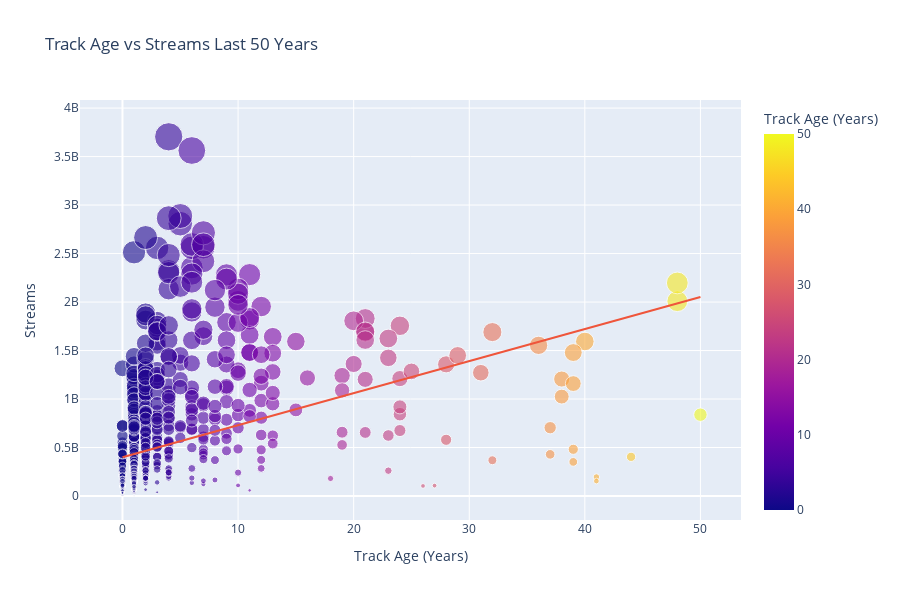

The notebook cell this image was saved under:
### Markdown cell above
### Insights from Track Age vs Streams (Last 50 Years)

The scatter plot of track age versus streams reveals more nuanced patterns regarding Spotify listening behavior:

- **Dominance of Recent Hits**: Tracks released within the last 5–6 years dominate the top streaming numbers. For instance, *Blinding Lights* (4 years old) with over 3.7 billion streams, *Shape of You* (6 years old) with 3.56 billion, and *Someone You Loved* (5 years old) with 2.88 billion streams exemplify the strong correlation between recency and streaming performance. This highlights the impact of Spotify’s recommendation algorithms, playlist placements, and contemporary marketing strategies on driving massive streams for recent hits.

- **Resilience of Classics**: Despite the prevalence of recent tracks, older songs maintain significant streaming numbers. *Riptide* (48 years old) with 2 billion streams and *Bohemian Rhapsody* (48 years old) with 2.19 billion streams demonstrate that iconic or culturally significant tracks continue to attract listeners across generations. Even 50-year-old tracks like *Dream On* achieve over 830 million streams, emphasizing the enduring appeal of timeless music.

- **High Variance Among Mid-Age Tracks**: Tracks aged between 10 and 40 years show a wide dispersion in streaming numbers. Some tracks, like *Pass The Dutchie* (41 years old, ~196 million streams), retain moderate popularity, while many others accumulate relatively fewer streams. This indicates that longevity alone does not guarantee high engagement; cultural relevance, rediscovery via media, and playlist features influence mid-aged track popularity.

- **Exponential Skew in Stream Distribution**: The dataset demonstrates a strong right-skew, with a small subset of tracks accumulating billions of streams while the majority remain below 100 million. This reflects the Pareto-like distribution of popularity in digital music platforms, where a few top-performing tracks capture the lion’s share of listener attention.

- **Recency Effect vs Legacy Effect**: The top 10 streamed tracks are predominantly recent releases (0–6 years old), showcasing the recency effect, new content benefits from immediate exposure and algorithmic promotion. Conversely, older tracks achieve high streams primarily through legacy effects: cultural significance, historical popularity, and continued relevance across generations.

- **Insights for Strategic Decisions**: For artists and labels, this analysis indicates that new releases can rapidly accumulate streams if supported by strong promotional strategies, while legacy tracks can remain monetizable assets through curated playlists, covers, and media features. Streaming longevity for older tracks is highly selective, rewarding only those with enduring cultural impact.

In conclusion, the detailed scatter and sorted data confirm that Spotify streaming success is driven by a combination of recency and enduring appeal. While the platform heavily favors new releases, iconic tracks from previous decades continue to secure substantial engagement, highlighting the dual dynamics of modern and classic music consumption.

### Code cell
df_years = df_spotify[["Artist(S) Name", "Streams", "Release Date", "Track Age Years"]]
df_last50 = df_years[df_years["Track Age Years"] <= 50]

px.scatter(
    df_last50,
    x="Track Age Years",
    y="Streams",
    title="Track Age vs Streams Last 50 Years",
    labels={
        "Track Age Years": "Track Age (Years)", 
        "Streams": "Streams"
    },
    opacity=0.6,
    color="Track Age Years",
    size="Streams",
    hover_name=df_last50.index,
    hover_data={
        "Track Age Years": True,
        "Streams": True,
        "Artist(S) Name": True,
        "Release Date": True
    },
    trendline="ols",
    height=600
)

### Figure 1 — Plotly figure (JSON) as saved in the notebook; plotly's stock layout.template omitted (floating-point values rounded to 4 significant figures; data arrays with more than 128 entries replaced by an {"elided": "..."} marker saying what was removed)
{"data": [{"customdata": {"elided": "934x2 str values"}, "hovertemplate": "<b>%{hovertext}</b><br><br>Track Age (Years)=%{marker.color}<br>Streams=%{marker.size}<br>Artist(S) Name=%{customdata[0]}<br>Release Date=%{customdata[1]}<extra></extra>", "hovertext": {"elided": "934 str values"}, "legendgroup": "", "marker": {"color": {"elided": "934 int values"}, "coloraxis": "coloraxis", "opacity": 0.6, "size": {"elided": "934 int values"}, "sizemode": "area", "sizeref": 9260000.0, "symbol": "circle"}, "mode": "markers", "name": "", "orientation": "v", "showlegend": false, "type": "scatter", "x": {"elided": "934 int values"}, "xaxis": "x", "y": {"elided": "934 int values"}, "yaxis": "y"}, {"hovertemplate": "<b>OLS trendline</b><br>Streams = 3.30824e+07 * Track Age Years + 3.98786e+08<br>R<sup>2</sup>=0.159627<br><br>Track Age (Years)=%{x}<br>Streams=%{y} <b>(trend)</b><extra></extra>", "legendgroup": "", "marker": {"symbol": "circle"}, "mode": "lines", "name": "", "showlegend": false, "type": "scatter", "x": {"elided": "934 int values"}, "xaxis": "x", "y": {"elided": "934 float values"}, "yaxis": "y"}], "layout": {"coloraxis": {"colorbar": {"title": {"text": "Track Age (Years)"}}, "colorscale": [[0, "#0d0887"], [0.1111, "#46039f"], [0.2222, "#7201a8"], [0.3333, "#9c179e"], [0.4444, "#bd3786"], [0.5556, "#d8576b"], [0.6667, "#ed7953"], [0.7778, "#fb9f3a"], [0.8889, "#fdca26"], [1, "#f0f921"]]}, "height": 600, "legend": {"itemsizing": "constant", "tracegroupgap": 0}, "title": {"text": "Track Age vs Streams Last 50 Years"}, "xaxis": {"anchor": "y", "domain": [0, 1], "title": {"text": "Track Age (Years)"}}, "yaxis": {"anchor": "x", "domain": [0, 1], "title": {"text": "Streams"}}}}
